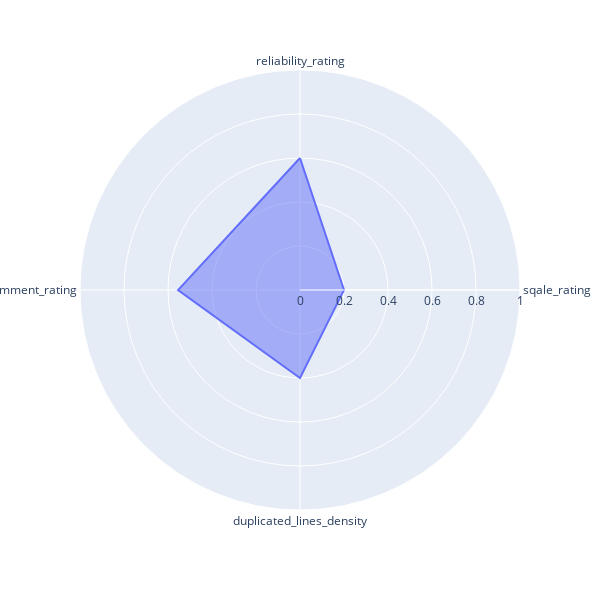

The notebook cell saved with this chart:
### Code cell
fig = px.line_polar(intersting_features, r='value', theta='metric', line_close=True, range_r = [0,1.0])
fig.update_traces(fill='toself')
fig.update_layout(
    autosize=False,
    width=600,
    height=600,)
fig.show()

### Figure 1 — Plotly figure (JSON) as saved in the notebook; plotly's stock layout.template omitted (floating-point values rounded to 4 significant figures)
{"data": [{"fill": "toself", "hovertemplate": "value=%{r}<br>metric=%{theta}<extra></extra>", "legendgroup": "", "line": {"color": "#636efa", "dash": "solid"}, "marker": {"symbol": "circle"}, "mode": "lines", "name": "", "r": [0.6, 0.2, 0.4, 0.5543, 0.6], "showlegend": false, "subplot": "polar", "theta": ["reliability_rating", "sqale_rating", "duplicated_lines_density", "comment_rating", "reliability_rating"], "type": "scatterpolar"}], "layout": {"autosize": false, "height": 600, "legend": {"tracegroupgap": 0}, "margin": {"t": 60}, "polar": {"angularaxis": {"direction": "clockwise", "rotation": 90, "type": "category"}, "domain": {"x": [0, 1], "y": [0, 1]}, "radialaxis": {"autorange": false, "range": [0, 1], "type": "linear"}}, "width": 600}}
